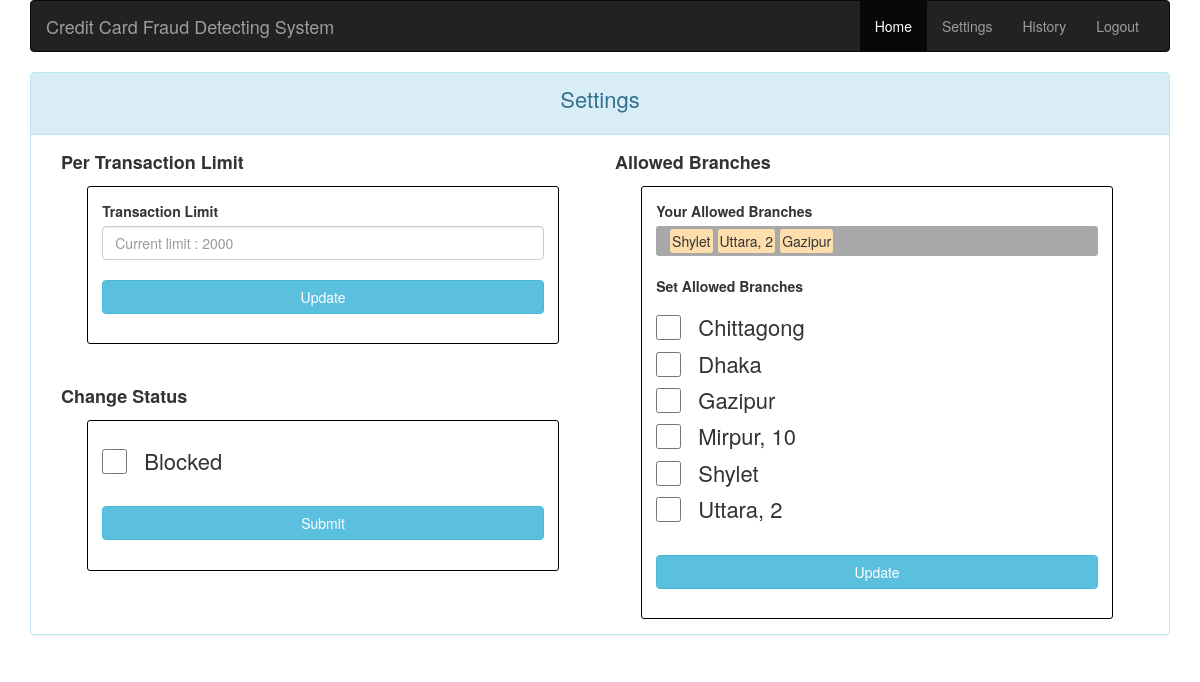
Page /settings.php (signed in) on the earlier database version.
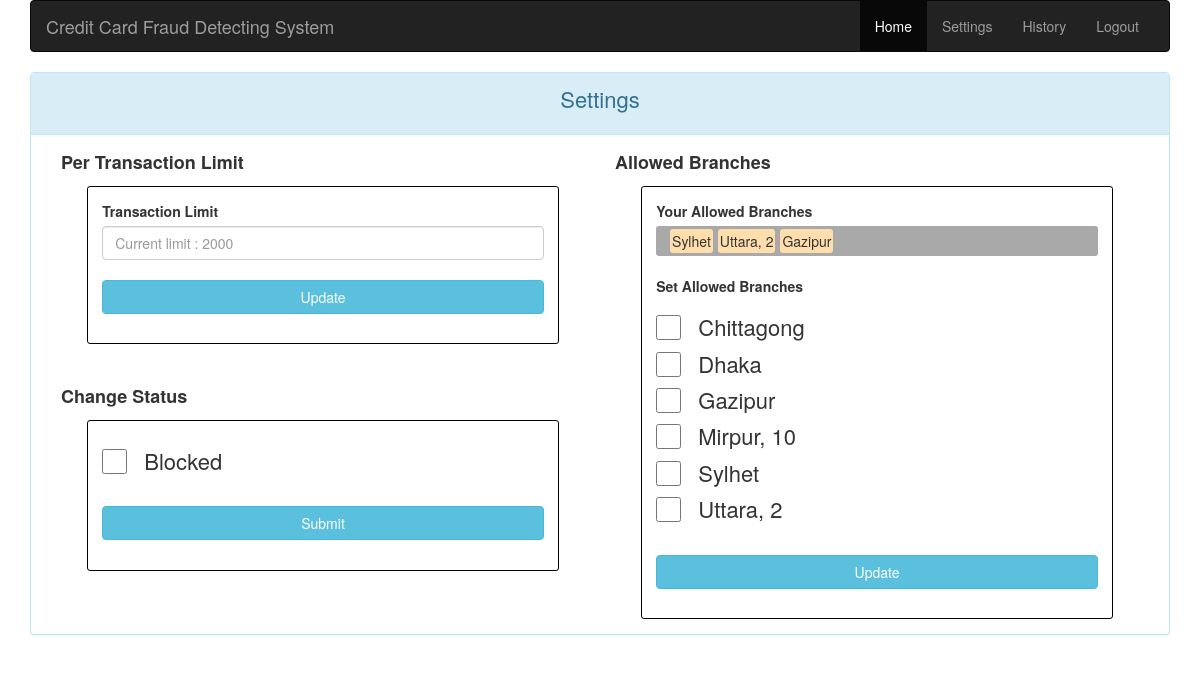
Same page on the later database version.
### tables this page shows
CREATE TABLE `branch` (
  `id` int(5) NOT NULL,
  `name` varchar(32) NOT NULL,
  `location` varchar(64) NOT NULL
);

### settings.php (the view, shortened to what the changed rows need)
<?php
    include 'helper/config.php';
?>
<!DOCTYPE html>
<html>
<head>
	<link rel="stylesheet" type="text/css" href="assets/BS/css/bootstrap.min.css">
	<link rel="stylesheet" type="text/css" href="assets/css/styles.css">
</head>
<body class="container">
    <div class="row">
        <div class="col-sm-12 col-md-12">
            <div class="panel panel-info">
                <div class="panel-body">
                    <div class="col-sm-6 col-md-6">
                        <?php
                            function str_to_array($string) {
                                $length = strlen($string);
                                $branch_ids_str = substr($string, 1, $length-2);
                                $branch_ids_list = array_map('intval', explode(" ", $branch_ids_str));
                                return $branch_ids_list;
                            }
                            $branches_sql = "SELECT * FROM branch ORDER BY name";
                            $account_id = $_SESSION['account_id'];
                            $allowed_branches_sql = "SELECT * FROM credit_card WHERE account_id=".$account_id;
                            $branches = $conn->query($branches_sql);
                            $allowed_branches_data = $conn->query($allowed_branches_sql);
                            if($allowed_branches_data->num_rows == 1) {
                                $temp_result = $allowed_branches_data->fetch_row();
                                $allowed_branches = $temp_result[1];
                                $branch_ids_list = str_to_array($allowed_branches);
                                $branch_ids_list = implode("','",$branch_ids_list);
                                $filtered_branches_sql = "SELECT * FROM branch WHERE id IN ('".$branch_ids_list."')";
                                $filtered_branches_data = $conn->query($filtered_branches_sql);
                            }
                            echo '
                                <p class="list-head">Allowed Branches</p>
                                <div class="mini-container">
                                    <div class="nice-border">
                                        <form method="GET" action="" class="form-group p-a-sm">
                                            <label>Your Allowed Branches</label>
                                            <div class="bg-list-item">
                                ';
                            while($row = $filtered_branches_data->fetch_assoc()) {
                                echo '<span class="list-item">'.$row["name"].'</span>';
                            }
                            echo '
                                            </div>
                                            <br/>
                                            <label>Set Allowed Branches</label>
                                ';
                            while($row = $branches->fetch_assoc()) {
                                echo '
                                    <div class="checkbox">
                                        <label>
                                            <input class="custom-checkbox" type="checkbox" name="branch_pk[]" value="'.$row["id"].'">
                                            <span class="check-label">'.$row["name"].'</span>
                                        </label>
                                    </div>
                                ';
                            }
                            echo '
                                            <br/>
                                            <input class="btn btn-info btn-block" type="submit" name="submit" value="Update"/>
                                        </form>
                                    </div>
                                </div>
                            ';
                        ?>
                    </div>
                </div>
            </div>
        </div>
    </div>
</body>
</html>

Differences in the rows shown:
changed branch: name "Shylet" → "Sylhet"
